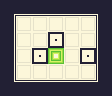

A 2D game scene composited from a Tiled map and its tileset images. What follows is a short description and the map's XML, with every tile layer's data as written:
An orthogonal 7x6 tile map with 16x16 px tiles, 1 tile layer (Default).

<map version="1.4" tiledversion="1.4.3" orientation="orthogonal" renderorder="right-down" width="7" height="6" tilewidth="16" tileheight="16" infinite="0" nextlayerid="2" nextobjectid="1">
 <tileset firstgid="1" source="BasicTileset.tsx" />
 <layer id="1" name="Default" width="7" height="6">
  <data encoding="csv">
14,12,12,12,12,12,15,
13,4,4,4,4,4,10,
13,4,4,5,4,4,10,
13,4,5,1,4,5,10,
13,4,4,4,4,4,10,
16,11,11,11,11,11,17
</data>
 </layer>
</map>
